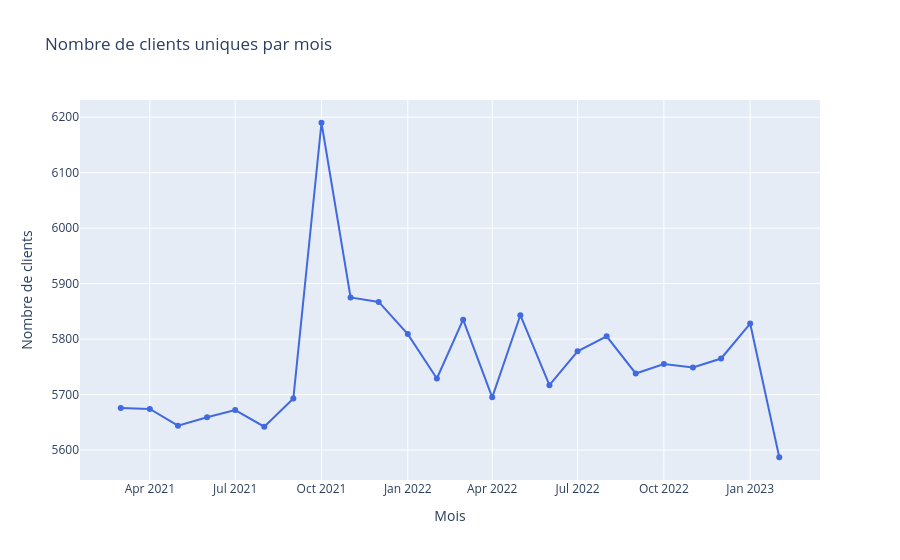

Notebook source saved alongside this figure:
### Markdown cell above
<div style="border: 1px solid #224F59;" >
<h3 style="margin: auto; padding: 20px; color: #224F59; "> 
2. Visualisation – Clients, Transactions, Produits
</h3>
</div>

### Code cell
fig = px.line(
    kpis_mensuels,
    x='mois',
    y='nb_clients',
    title='Nombre de clients uniques par mois',
    labels={'mois': 'Mois', 'nb_clients': 'Nombre de clients'},
    markers=True
)
fig.update_traces(line=dict(color='royalblue'))
fig.show()

### Figure 1 — Plotly figure (JSON) as saved in the notebook; plotly's stock layout.template omitted (floating-point values rounded to 4 significant figures)
{"data": [{"hovertemplate": "Mois=%{x}<br>Nombre de clients=%{y}<extra></extra>", "legendgroup": "", "line": {"color": "royalblue", "dash": "solid"}, "marker": {"symbol": "circle"}, "mode": "lines+markers", "name": "", "orientation": "v", "showlegend": false, "type": "scatter", "x": ["2021-03-01T00:00:00.000000000", "2021-04-01T00:00:00.000000000", "2021-05-01T00:00:00.000000000", "2021-06-01T00:00:00.000000000", "2021-07-01T00:00:00.000000000", "2021-08-01T00:00:00.000000000", "2021-09-01T00:00:00.000000000", "2021-10-01T00:00:00.000000000", "2021-11-01T00:00:00.000000000", "2021-12-01T00:00:00.000000000", "2022-01-01T00:00:00.000000000", "2022-02-01T00:00:00.000000000", "2022-03-01T00:00:00.000000000", "2022-04-01T00:00:00.000000000", "2022-05-01T00:00:00.000000000", "2022-06-01T00:00:00.000000000", "2022-07-01T00:00:00.000000000", "2022-08-01T00:00:00.000000000", "2022-09-01T00:00:00.000000000", "2022-10-01T00:00:00.000000000", "2022-11-01T00:00:00.000000000", "2022-12-01T00:00:00.000000000", "2023-01-01T00:00:00.000000000", "2023-02-01T00:00:00.000000000"], "xaxis": "x", "y": [5676, 5674, 5644, 5659, 5672, 5642, 5693, 6190, 5875, 5867, 5809, 5729, 5835, 5695, 5843, 5717, 5778, 5805, 5738, 5755, 5749, 5765, 5828, 5587], "yaxis": "y"}], "layout": {"autosize": true, "legend": {"tracegroupgap": 0}, "title": {"text": "Nombre de clients uniques par mois"}, "xaxis": {"anchor": "y", "autorange": true, "domain": [0, 1], "range": ["2021-01-17 13:51:57.3043", "2023-03-15 10:08:02.6957"], "title": {"text": "Mois"}, "type": "date"}, "yaxis": {"anchor": "x", "autorange": true, "domain": [0, 1], "range": [5537.0, 6240.0], "title": {"text": "Nombre de clients"}, "type": "linear"}}}
